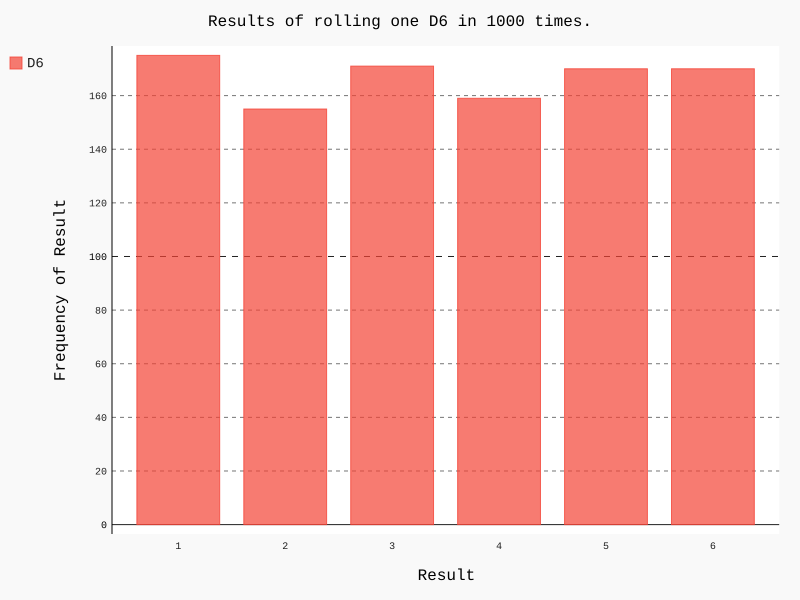

The script that drew this image:
from chapter15.die import Die
import pygal

die = Die()

results = []

for roll_num in range(1000):
    results.append(die.roll())

frequencies = []
for value in range(1, die.num_sides+1):
    frequencies.append(results.count(value))

hist = pygal.Bar()

hist.title = "Results of rolling one D6 in 1000 times."
hist.x_labels = [str(number) for number in range(1, 7)]
hist.x_title = "Result"
hist.y_title = "Frequency of Result"

hist.add("D6", frequencies)
hist.render_to_file("die_visual.svg")
